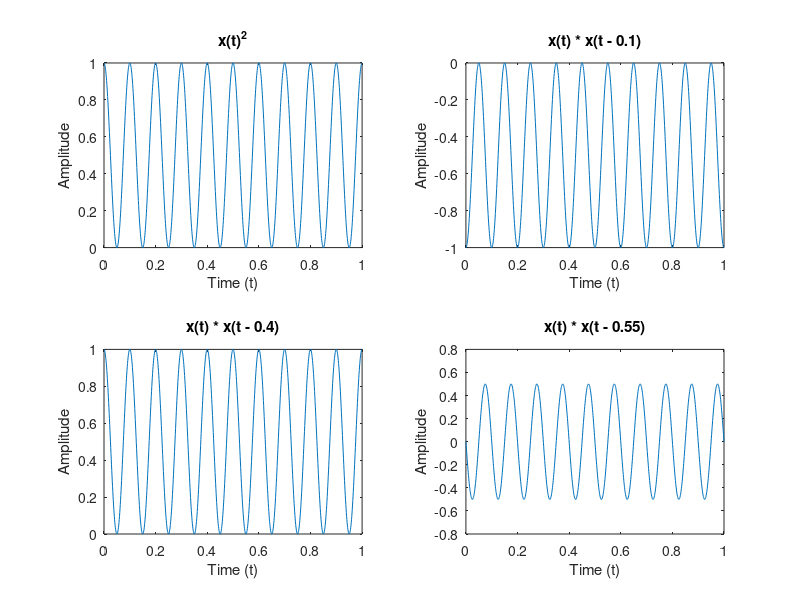

The MATLAB script that drew this image: (Note: this script raises an error after producing the figure.)
% Define the time vector
t = linspace(0, 1, 1000);

% Define the original signal
x_t = cos(10 * pi * t);

% Define the four signals
x1 = x_t .^ 2;  % x(t)^2
x2 = x_t .* cos(10 * pi * (t - 0.1));  % x(t) * x(t - 0.1)
x3 = x_t .* cos(10 * pi * (t - 0.4));  % x(t) * x(t - 0.4)
x4 = x_t .* cos(10 * pi * (t - 0.55)); % x(t) * x(t - 0.55)

% Create a 2x2 grid of subplots
figure;

% Plot x(t)^2
subplot(2, 2, 1);
plot(t, x1);
title('x(t)^2');
xlabel('Time (t)');
ylabel('Amplitude');

% Plot x(t) * x(t - 0.1)
subplot(2, 2, 2);
plot(t, x2);
title('x(t) * x(t - 0.1)');
xlabel('Time (t)');
ylabel('Amplitude');

% Plot x(t) * x(t - 0.4)
subplot(2, 2, 3);
plot(t, x3);
title('x(t) * x(t - 0.4)');
xlabel('Time (t)');
ylabel('Amplitude');

% Plot x(t) * x(t - 0.55)
subplot(2, 2, 4);
plot(t, x4);
title('x(t) * x(t - 0.55)');
xlabel('Time (t)');
ylabel('Amplitude');

% Adjust layout to avoid overlap
sgtitle('Signal Plots in 2x2 Grid');
